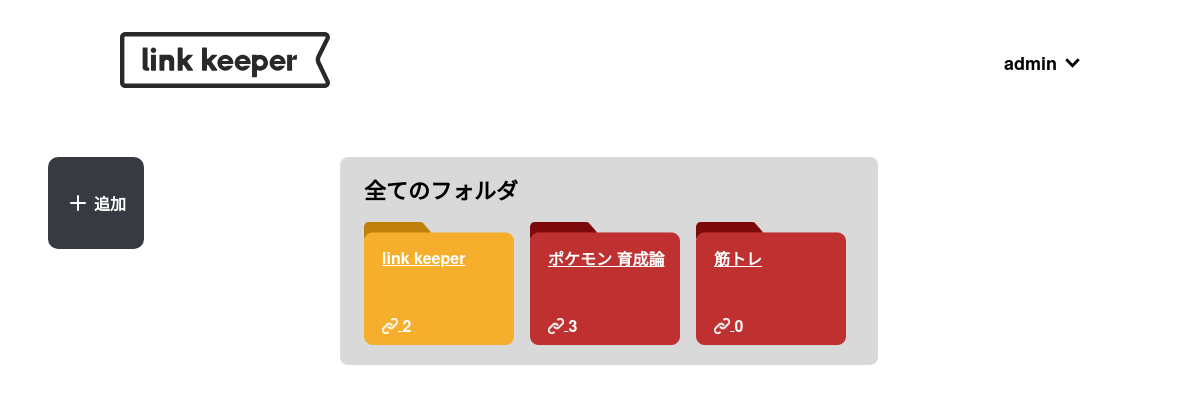
Page /userpage (signed in) on the committed database.
### models.py (models this page shows, shortened)
class User(db.Model, UserMixin):
    __tablename__ = 'user'
    user_id = db.Column(db.Integer, primary_key=True, autoincrement=True)
    username = db.Column(db.String(255), nullable=False)
    email = db.Column(db.String(255), nullable=False, unique=True)
    password = db.Column(db.String(255), nullable=False)

class Folder(db.Model):
    __tablename__ = 'folder'
    folder_id = db.Column(db.Integer, primary_key=True, autoincrement=True)
    user_id = db.Column(db.Integer, db.ForeignKey('user.user_id'), nullable=False)
    folder_name = db.Column(db.String(255), nullable=False)
    folder_color_id = db.Column(db.Integer, db.ForeignKey('folder_color.folder_color_id'), nullable=False)
    folder_color = db.relationship('FolderColor', backref='folders')
    urls = db.relationship('Url', backref='folder', cascade="all, delete-orphan", lazy='dynamic')
    __table_args__ = (db.UniqueConstraint('user_id', 'folder_name', name='unique_folder_name_per_user'),)

### routes.py (the view)
@app.route('/userpage')
@login_required
def userpage():
    from models import Folder
    folders = Folder.query.filter_by(user_id=current_user.user_id).all()
    return render_template('userpage.html',folders=folders)

### routes.py (called while the page is built)
@login_manager.user_loader
def load_user(user_id):
    from models import User
    return User.query.get(int(user_id))

### templates/userpage.html (shortened to what this page needs)
{% extends "header.html" %}
{% block content %}
<main class="user-main">
    <div class="toolbar">
        <div class="toolbar-button">
            <div class="toolbar-button-icon">
                <svg xmlns="http://www.w3.org/2000/svg" width="24" height="24" viewBox="0 0 24 24" fill="none" stroke-width="2" stroke-linecap="round" stroke-linejoin="round" class="feather feather-plus"><line x1="12" y1="5" x2="12" y2="19"></line><line x1="5" y1="12" x2="19" y2="12"></line></svg>
                <p>追加</p>
            </div>
        </div>
    </div>
    <section class="folder-box">
        <h2>全てのフォルダ</h2>
        <div class="folder-box-div">
            {% for folder in folders %}
            <a href="{{ url_for('folder', folder_id=folder.folder_id, folder_name=folder.folder_name) }}">
                <div class="folder-litter {{ folder.folder_color.color }}">
                    <div class="folder-title"><p>{{ folder.folder_name | safe}}</p></div>
                        <div class="folder-litter-div">
                            <img src="{{ url_for('static', filename='img/link.svg')}}">
                            <a class="folder-litter-div-a">{{ folder.urls.all()|length }}</a>
                        </div>
                </div>
            </a>
            {% endfor %}
        </div>
    </section>
</main>
{% endblock %}

### templates/header.html (shortened to what this page needs)
<!DOCTYPE html>
<html lang="ja">
<head>
    <link rel="stylesheet" href="https://cdn.jsdelivr.net/npm/destyle.css@3.0.2/destyle.css">
    <link href="{{ url_for('static', filename='css/style.css') }}" rel="stylesheet" />
</head>
</html>
<body>
    <header class="header wrapper">
        <a class="logo" href="{{ url_for('index') }}">
            <img  src="{{ url_for('static', filename='img/Link-keeper.svg') }}">
        </a>
        <a class="user">
            {% if current_user.is_authenticated %}
                <h2>{{ current_user.username }}</h2>
            {% else %}
                <h2>Guest</h2>
            {% endif %}
        <img src="{{ url_for('static', filename='img/arrow.svg') }}">
        </a>
    </header>
    {% block content %}
    {% endblock %}
</body>
</html>

### static/css/style.css (style rules this page uses)
:root { --red: #BF3131; --yellow: #F6AE2D; --blue: #21BBEC; --green: #60D286; --gray: #7E8083; }
body { margin: 0px; padding: 0px; }
h1, h2 { font-weight: bold; }
.wrapper { margin: 32px 120px; }
input, ul, li, h2 { margin: 0; padding: 0; background: none; border: none; border-radius: 0; outline: none; -webkit-appearance: none; -moz-appearance: none; appearance: none; list-style: none; }
.logo img { height: 56px; width: auto; }
.user img { height: 10px; width: auto; margin-left: 8px; }
.user h2 { font-size: 18px; }
.user { align-items: center; display: flex; position: absolute; right: 0; text-decoration: none; color: black; transition: 0.4s; justify-content: center; align-items: center; }
.header { display: flex; align-items: center; position:relative; z-index: 10; }
.folder-box { position: relative; background-color: #D9D9D9; max-width: 75%; width: auto; height: auto; float: left; padding: 16px; border-radius: 8px; margin: 32px 64px; z-index: 1; }
.folder-box-div { margin: 8px 0 0 8px; width: 100%; overflow-x: scroll; white-space: nowrap; display: flex; }
.folder-litter { width: 150px; background-size: cover; background-size: contain; background-repeat: no-repeat; display: inline-block; flex-direction: column; padding: 8px; box-sizing: border-box; flex-shrink: 0; margin: 6px 16px 0 0; }
.folder-litter p, .folder-litter a { font-size: 16px; font-weight: bold; color: white; padding: 0; margin: 0; }
.folder-title { margin: 18px 0 0 10px; width: 128px; height: 18px; word-wrap: break-word; white-space: normal; }
.folder-title p { word-break: break-all; }
.folder-litter-div { display: inline-block; width: auto; margin: 48px 0 4px 10px; vertical-align: middle; }
.folder-litter-div-a { margin-left: 2px; margin-bottom: 1px; vertical-align: middle; height: 16px; }
.folder-litter-div a img { width: 16px; vertical-align: middle; }
.folder-box h2 { margin-left: 8px; font-size: 22px; }
.user-main { display: flex; position: relative; z-index: 1; }
.toolbar { margin: 32px 48px; width: 15%; }
.toolbar-button { background: #373A40; border: 2px solid #373A40; font-weight: bold; border-radius: 10px; color: white; width: auto; padding: 16px; display: inline-block; transition: .3s; text-align: center; cursor: pointer; }
.toolbar-button-icon svg { stroke: #ffffff; transition: .3s; cursor: pointer; }
.toolbar-button-icon { display: flex; align-items: center; }
.toolbar-button-icon p { margin-left: 4px; }
.folder-litter a { font-style: none; }

### rows in the picture
User: username "admin"
Folder: shows a picture, folder_name "link keeper", urls.all|length "2"
Folder: folder_name "ポケモン 育成論", urls.all|length "3"
Folder: folder_name "筋トレ", urls.all|length "0"
